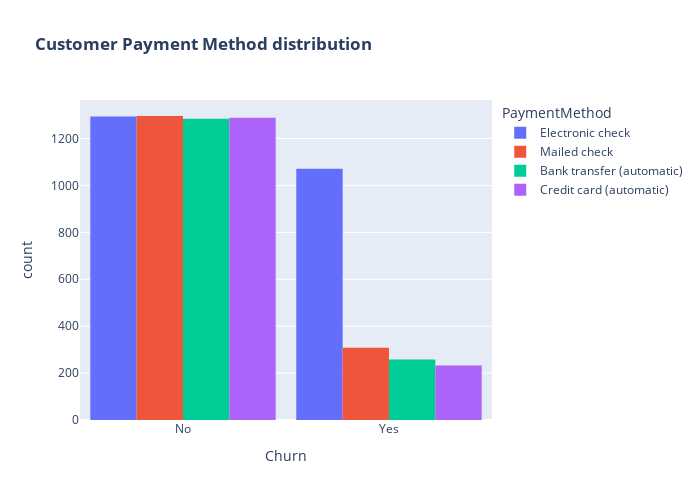

The notebook cell saved with this chart:
### Markdown cell above
Overview Metode Pembayaran :
1. Metode pembayaran yang paling tinggi adalah Electronic check dengan 33.6%
2. Pada metode pembayaran Mailed Check sebanyak 22.8%
3. Customer yang melakukan pembayaran dengan metode Transfer Bank sebanyak 21.9%
4. Sedangkan metode pembayaran terendah adalah Credit Card dengan 21.6%

### Code cell
fig = px.histogram(df, x="Churn", color="PaymentMethod", barmode="group", title="<b>Customer Payment Method distribution<b>")
fig.update_layout(width=700, height=500, bargap=0.1)
fig.show()

### Figure 1 — Plotly figure (JSON) as saved in the notebook; plotly's stock layout.template omitted (floating-point values rounded to 4 significant figures; data arrays with more than 128 entries replaced by an {"elided": "..."} marker saying what was removed)
{"data": [{"alignmentgroup": "True", "bingroup": "x", "hovertemplate": "PaymentMethod=Electronic check<br>Churn=%{x}<br>count=%{y}<extra></extra>", "legendgroup": "Electronic check", "marker": {"color": "#636efa", "pattern": {"shape": ""}}, "name": "Electronic check", "offsetgroup": "Electronic check", "orientation": "v", "showlegend": true, "type": "histogram", "x": {"elided": "2365 str values"}, "xaxis": "x", "yaxis": "y"}, {"alignmentgroup": "True", "bingroup": "x", "hovertemplate": "PaymentMethod=Mailed check<br>Churn=%{x}<br>count=%{y}<extra></extra>", "legendgroup": "Mailed check", "marker": {"color": "#EF553B", "pattern": {"shape": ""}}, "name": "Mailed check", "offsetgroup": "Mailed check", "orientation": "v", "showlegend": true, "type": "histogram", "x": {"elided": "1604 str values"}, "xaxis": "x", "yaxis": "y"}, {"alignmentgroup": "True", "bingroup": "x", "hovertemplate": "PaymentMethod=Bank transfer (automatic)<br>Churn=%{x}<br>count=%{y}<extra></extra>", "legendgroup": "Bank transfer (automatic)", "marker": {"color": "#00cc96", "pattern": {"shape": ""}}, "name": "Bank transfer (automatic)", "offsetgroup": "Bank transfer (automatic)", "orientation": "v", "showlegend": true, "type": "histogram", "x": {"elided": "1542 str values"}, "xaxis": "x", "yaxis": "y"}, {"alignmentgroup": "True", "bingroup": "x", "hovertemplate": "PaymentMethod=Credit card (automatic)<br>Churn=%{x}<br>count=%{y}<extra></extra>", "legendgroup": "Credit card (automatic)", "marker": {"color": "#ab63fa", "pattern": {"shape": ""}}, "name": "Credit card (automatic)", "offsetgroup": "Credit card (automatic)", "orientation": "v", "showlegend": true, "type": "histogram", "x": {"elided": "1521 str values"}, "xaxis": "x", "yaxis": "y"}], "layout": {"bargap": 0.1, "barmode": "group", "height": 500, "legend": {"title": {"text": "PaymentMethod"}, "tracegroupgap": 0}, "title": {"text": "<b>Customer Payment Method distribution<b>"}, "width": 700, "xaxis": {"anchor": "y", "autorange": true, "domain": [0, 1], "range": [-0.5, 1.5], "title": {"text": "Churn"}, "type": "category"}, "yaxis": {"anchor": "x", "autorange": true, "domain": [0, 1], "range": [0, 1364.0], "title": {"text": "count"}}}}
